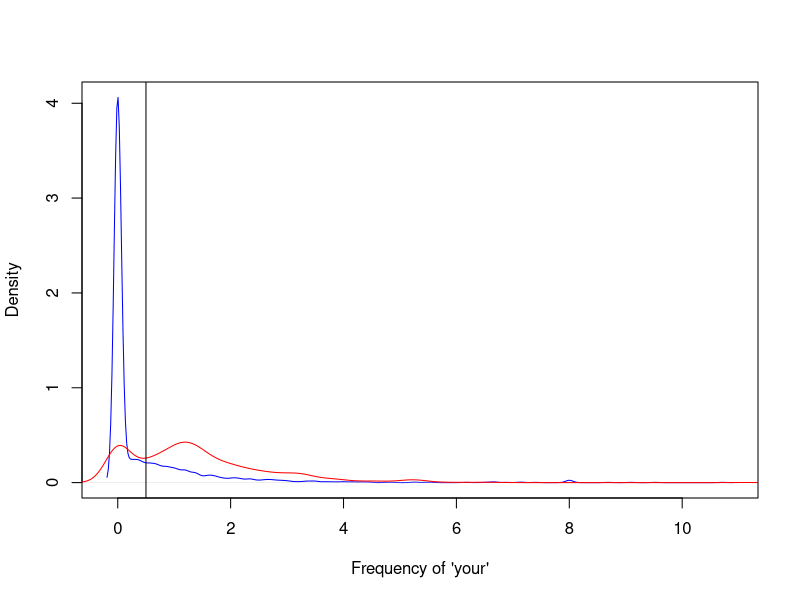
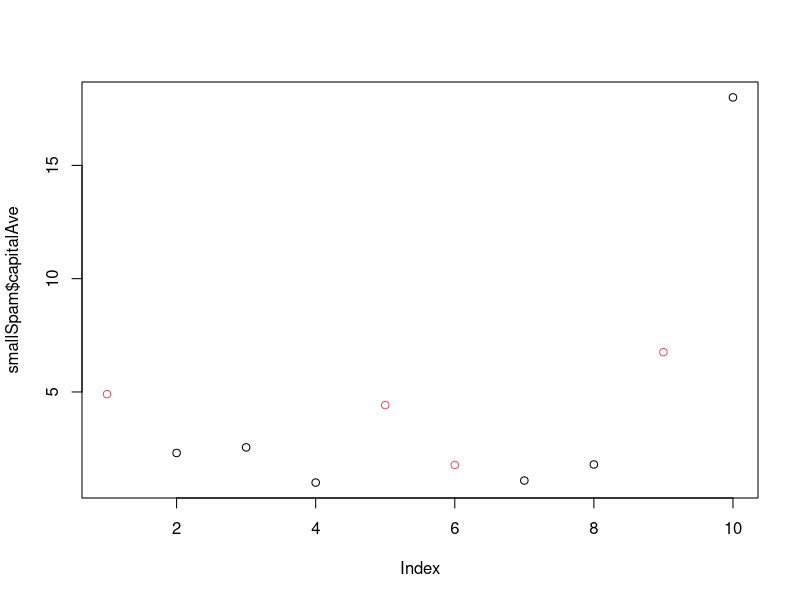

Recreate these plots in R, in order.
# SPAM Example
library(kernlab)
data(spam)
head(spam)
plot(density(spam$your[spam$type=="nonspam"]),
     col="blue",main="",xlab="Frequency of 'your'")
lines(density(spam$your[spam$type=="spam"]),col="red")
abline(v=0.5,col="black")
prediction <- ifelse(spam$your > 0.5,"spam","nonspam")
table(prediction,spam$type)/length(spam$type)
# Accuracy: 0.459 + 0.292 = 0.751

# In sample versus out of sample errors
library(kernlab); data(spam); set.seed(333)
smallSpam <- spam[sample(dim(spam)[1],size=10),]
spamLabel <- (smallSpam$type=="spam")*1 + 1
plot(smallSpam$capitalAve,col=spamLabel)

# Prediction rule 1
# capitalAve $>$ 2.7 = "spam"
# capitalAve $<$ 2.40 = "nonspam"
# capitalAve between 2.40 and 2.45 = "spam"
# capitalAve between 2.45 and 2.7 = "nonspam"
# Apply Rule 1 to smallSpam
rule1 <- function(x){
    prediction <- rep(NA,length(x))
    prediction[x > 2.7] <- "spam"
    prediction[x < 2.40] <- "nonspam"
    prediction[(x >= 2.40 & x <= 2.45)] <- "spam"
    prediction[(x > 2.45 & x <= 2.70)] <- "nonspam"
    return(prediction)
}
table(rule1(smallSpam$capitalAve),smallSpam$type)

# Prediction rule 2
# capitalAve $>$ 2.40 = "spam"
# capitalAve $\leq$ 2.40 = "nonspam"
# Apply Rule 2 to smallSpam
rule2 <- function(x){
    prediction <- rep(NA,length(x))
    prediction[x > 2.8] <- "spam"
    prediction[x <= 2.8] <- "nonspam"
    return(prediction)
}
table(rule2(smallSpam$capitalAve),smallSpam$type)

# Apply to complete spam data
table(rule1(spam$capitalAve),spam$type)
table(rule2(spam$capitalAve),spam$type)
mean(rule1(spam$capitalAve)==spam$type)
mean(rule2(spam$capitalAve)==spam$type)

# Look at accuracy
sum(rule1(spam$capitalAve)==spam$type)
sum(rule2(spam$capitalAve)==spam$type)
